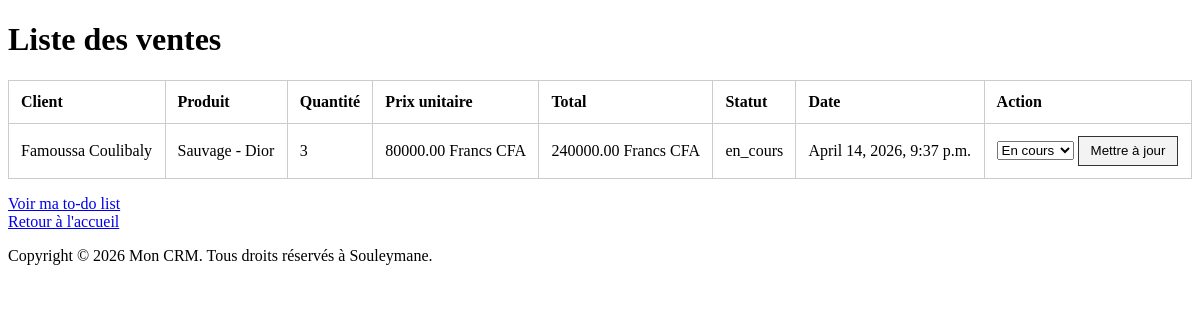
Page /list_ventes/ on the committed database.
### LE_CRM/models.py (models this page shows, shortened)
class Vente(models.Model):
    client = models.ForeignKey(client, on_delete=models.CASCADE, verbose_name="Client")
    produit = models.ForeignKey(Produit, on_delete=models.CASCADE, verbose_name="Produit")
    quantite = models.PositiveIntegerField(default=1, verbose_name="Quantité")
    prix_unitaire = models.DecimalField(max_digits=10, decimal_places=2, validators=[MinValueValidator(0)], verbose_name="Prix unitaire")
    total = models.DecimalField(max_digits=10, decimal_places=2, validators=[MinValueValidator(0)], editable=False, verbose_name="Total de la vente")
    date_vente = models.DateTimeField(default=timezone.now, verbose_name="Date de vente")
    statut_choix = [
        ('en_cours', 'En cours'),
        ('terminée', 'Terminée'),
        ('annulée', 'Annulée'),
    ]
    statut = models.CharField(max_length=20, choices=statut_choix, default='en_cours', verbose_name="Statut")
    class Meta:
        verbose_name = "Vente"
        verbose_name_plural = "Ventes"
        ordering = ['-date_vente']

class client(models.Model):
    nom = models.CharField(max_length=100, verbose_name="Nom")
    prenom = models.CharField(max_length=100, verbose_name="Prénom")
    sexe = models.CharField(max_length=1, choices=[('M', 'Masculin'), ('F', 'Féminin')], verbose_name="Sexe")
    email = models.EmailField(verbose_name="Email")
    telephone = models.CharField(max_length=12, verbose_name="Téléphone")
    adresse = models.CharField(max_length=200, verbose_name="Adresse")
    description = models.TextField(default="vide", verbose_name="Description")
    date_enregistrement = models.DateTimeField(
        default=timezone.now,
        verbose_name="Date d'enregistrement"
    )
    actif = models.BooleanField(default=True, verbose_name="Actif")
    class Meta:
        verbose_name = "Client"
        verbose_name_plural = "Clients"
        ordering = ['prenom',"nom"]
        unique_together = ('telephone', 'email')
    def __str__(self):
        return f"{self.prenom} {self.nom}"

class Produit(models.Model):
    nom = models.CharField(max_length=100, verbose_name="Nom du produit")
    marque = models.CharField(max_length=100, verbose_name="Marque")
    catégorie = models.ForeignKey(Catégorie, on_delete=models.CASCADE)
    prix = models.DecimalField(max_digits=10, decimal_places=2, validators=[MinValueValidator(0)])
    description = models.TextField(blank=True, verbose_name="Description")
    date_ajout = models.DateTimeField(default=timezone.now, verbose_name="Date d'ajout")
    stock = models.PositiveIntegerField(default=0, verbose_name="Stock disponible")
    image = models.ImageField(upload_to='produits/', blank=True, null=True, verbose_name="Image du produit")
    actif = models.BooleanField(default=True, verbose_name="Actif")
    class Meta:
        verbose_name = "Produit"
        verbose_name_plural = "Produits"
        ordering = ['nom']
    def __str__(self):
        return f"{self.nom} - {self.marque}"

### LE_CRM/views.py (the view)
# urls.py: path('list_ventes/', liste_ventes, name='liste_ventes'),
def liste_ventes(request):
    ventes = Vente.objects.select_related('client', 'produit').all()
    return render(request, 'list_ventes.html', context={'ventes': ventes})

### CRM/templates/list_ventes.html (shortened to what this page needs)
{% extends "base.html" %}
{% block content %}
    <h1>Liste des ventes</h1>
    {% if ventes %}
        <table>
            <thead>
                <tr>
                    <th>Client</th>
                    <th>Produit</th>
                    <th>Quantité</th>
                    <th>Prix unitaire</th>
                    <th>Total</th>
                    <th>Statut</th>
                    <th>Date</th>
                    <th>Action</th>
                </tr>
            </thead>
            <tbody>
                {% for vente in ventes %}
                    <tr>
                        <td>{{ vente.client }}</td>
                        <td>{{ vente.produit }}</td>
                        <td>{{ vente.quantite }}</td>
                        <td>{{ vente.prix_unitaire }} Francs CFA</td>
                        <td>{{ vente.total }} Francs CFA</td>
                        <td>{{ vente.statut }}</td>
                        <td>{{ vente.date_vente }}</td>
                        <td>
                            <form method="post" action="{% url 'changer_statut_vente' vente.id %}">
                                <select name="statut">
                                    <option value="en_cours" {% if vente.statut == 'en_cours' %}selected{% endif %}>En cours</option>
                                </select>
                                <button type="submit">Mettre à jour</button>
                            </form>
                        </td>
                    </tr>
                {% endfor %}
            </tbody>
        </table>
    {% else %}
        <p>Aucune vente enregistrée.</p>
    {% endif %}
    <a href="/todo/">Voir ma to-do list</a><br>
    <a href="/">Retour à l'accueil</a>
{% endblock %}

### CRM/templates/base.html (style rules this page uses)
table { width: 100%; border-collapse: collapse; margin-bottom: 1rem; }
th, td { padding: 0.75rem; border: 1px solid #ccc; text-align: left; }
button { padding: 0.4rem 0.75rem; border: 1px solid #333; background-color: #f3f3f3; cursor: pointer; }

### rows in the picture
Vente: client "Famoussa Coulibaly", produit "Sauvage - Dior", quantite "3", prix_unitaire "80000.00", total "240000.00", statut "en_cours", date_vente "April 14, 2026, 9:37 p.m.", statut "En cours"
